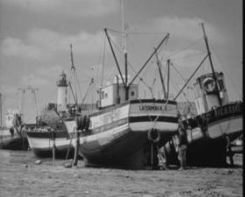
#> input picture images/boat.png, 245 x 197 px
$ python demo1.py
#> lines starting #> are read from the running program, lines starting #| are printed output that depends on the picture
# -*- coding: utf-8 -*-
# @Time    : 2023/3/27 下午11:48
# @Author  : lizheng
# @FileName: demo1.py.py
# @Software: PyCharm
import cv2

import matplotlib.pyplot as plt

o=cv2.imread("../images/boat.png")
#> o is the input picture: shape (197, 245, 3); mean B, G, R 121.1, 121.1, 121.1

cv2.imshow("original",o)

plt.hist(o.ravel(),256)

cv2.waitKey()

cv2.destroyAllWindows()
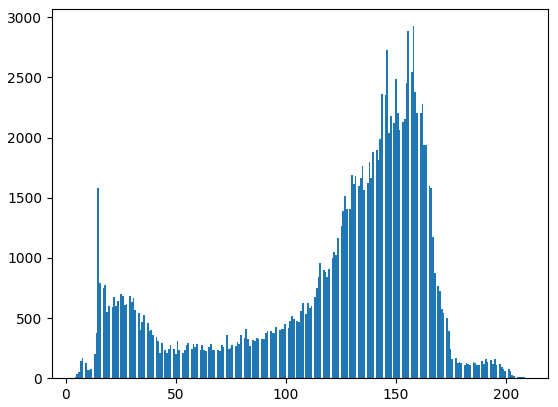
#> figure drawn by matplotlib, 1 panel; tallest bar 2925 high, from x = 157.8 to 158.6

$ run again, with images/a1.png copied over images/boat.png
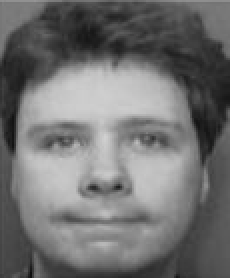
#> input picture images/a1.png, 115 x 139 px (shown 2 times larger)
#> o is the input picture: shape (139, 115, 3); mean B, G, R 113.5, 113.5, 113.5
#> `cv2.destroyAllWindows()`:
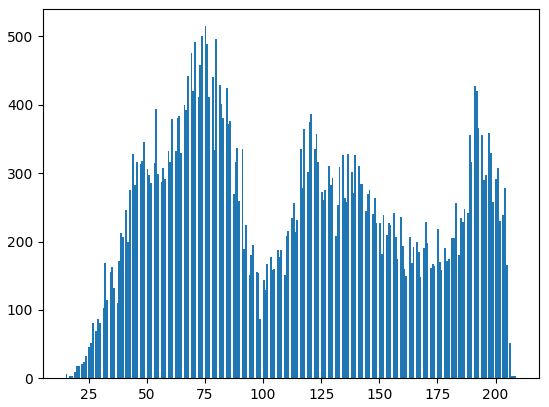
#> figure drawn by matplotlib, 1 panel; tallest bar 515 high, from x = 74.87 to 75.62

$ run again, with images/a2.png copied over images/boat.png
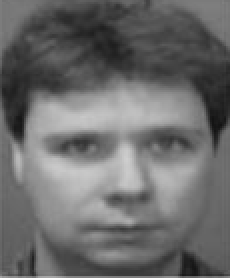
#> input picture images/a2.png, 115 x 139 px (shown 2 times larger)
#> o is the input picture: shape (139, 115, 3); mean B, G, R 107.3, 107.2, 107.3
#> `cv2.destroyAllWindows()`:
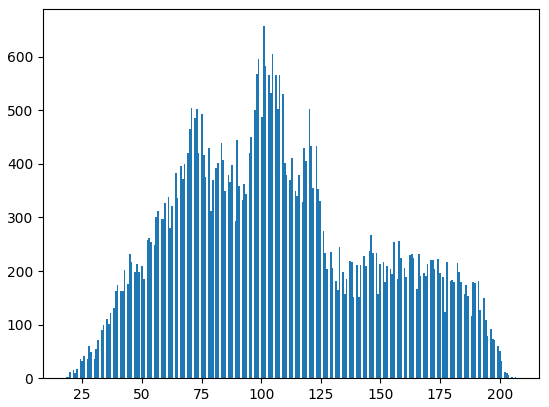
#> figure drawn by matplotlib, 1 panel; tallest bar 657 high, from x = 100.7 to 101.4

$ run again, with images/a3.png copied over images/boat.png
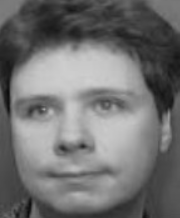
#> input picture images/a3.png, 180 x 218 px
#> o is the input picture: shape (218, 180, 3); mean B, G, R 113.5, 113.5, 113.5
#> `cv2.destroyAllWindows()`:
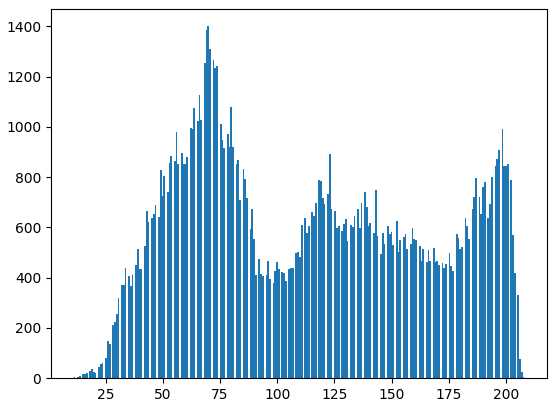
#> figure drawn by matplotlib, 1 panel; tallest bar 1401 high, from x = 69.48 to 70.25
